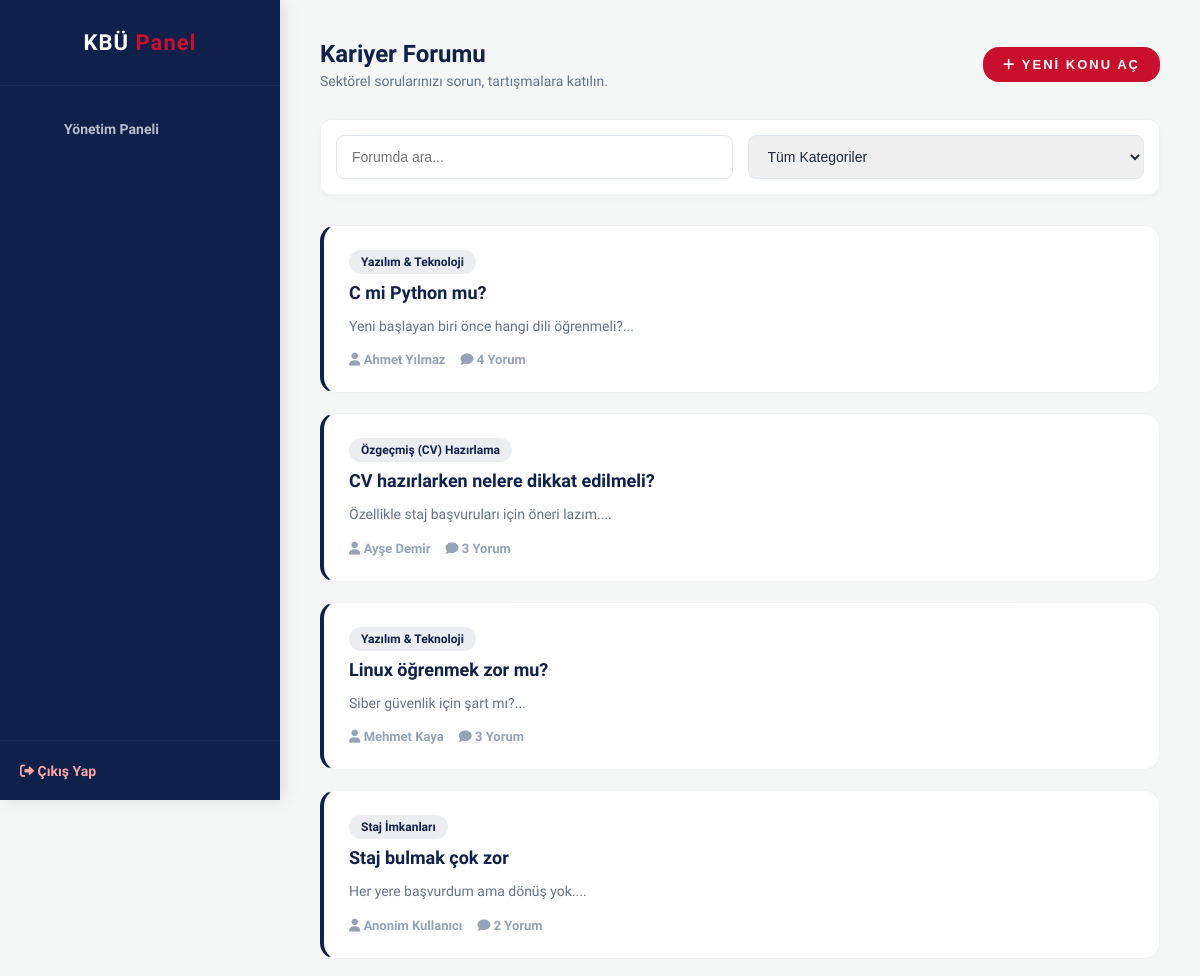
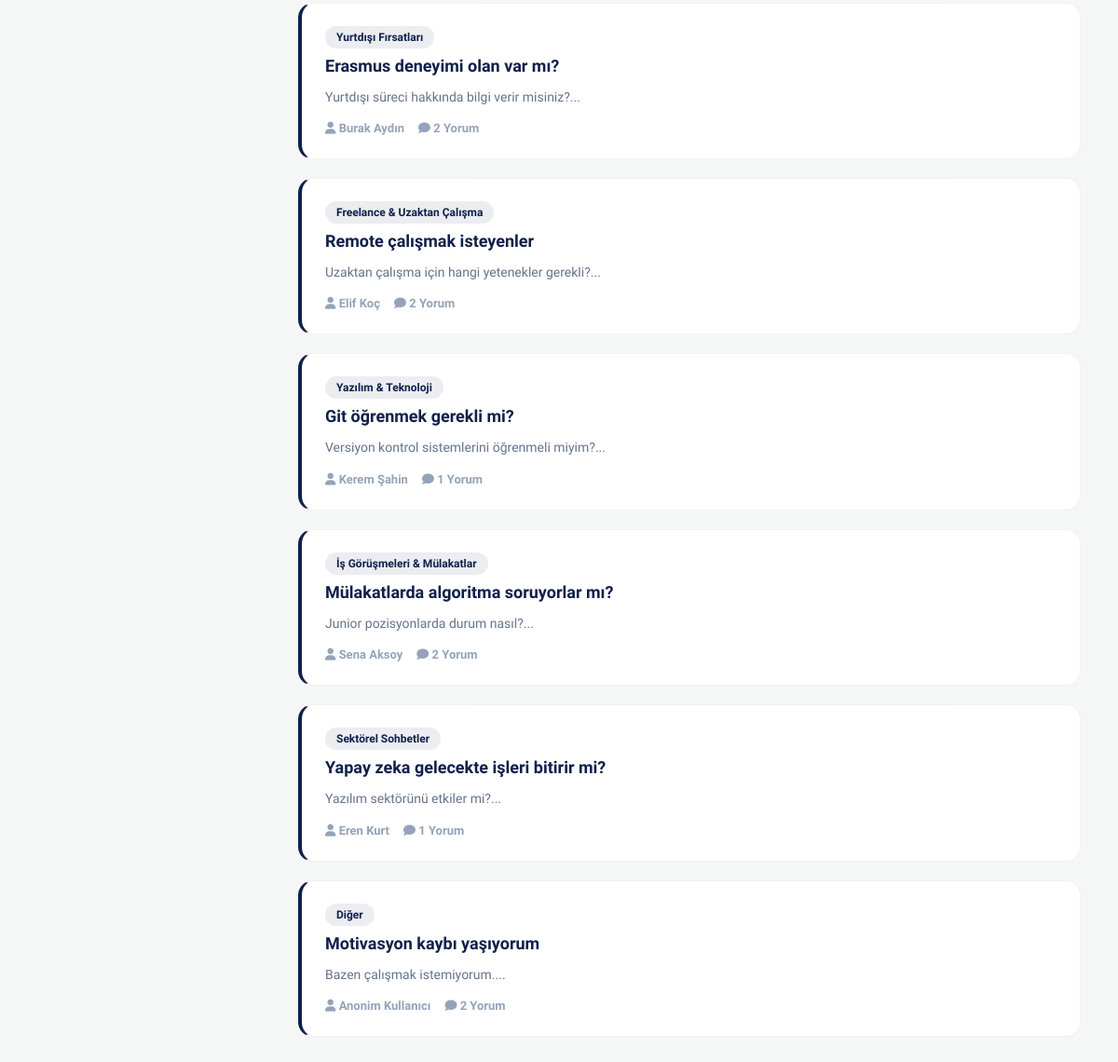
The page /kariyer_platformu/forum/forum.php (signed in) on the database its author committed (2 pictures, top to bottom).
### tables this page shows
CREATE TABLE forum_posts (
    id INT PRIMARY KEY AUTO_INCREMENT,
    user_id INT NOT NULL,
    category_id INT NOT NULL,
    title VARCHAR(255) NOT NULL,
    content TEXT NOT NULL,
    is_anonymous BOOLEAN DEFAULT FALSE,
    created_at TIMESTAMP DEFAULT CURRENT_TIMESTAMP,
    FOREIGN KEY (user_id) REFERENCES users(id) ON DELETE CASCADE,
    FOREIGN KEY (category_id) REFERENCES forum_categories(id) ON DELETE CASCADE,
    FULLTEXT(title, content)
);

CREATE TABLE forum_categories (
    id INT PRIMARY KEY AUTO_INCREMENT,
    name VARCHAR(100) UNIQUE NOT NULL
);

CREATE TABLE users (
    id INT PRIMARY KEY AUTO_INCREMENT,
    first_name VARCHAR(100) NOT NULL,
    last_name VARCHAR(100) NOT NULL,
    email VARCHAR(255) UNIQUE NOT NULL,
    password VARCHAR(255) NOT NULL,
    role ENUM('student', 'graduate', 'admin') NOT NULL,
    is_verified BOOLEAN DEFAULT FALSE,
    gender ENUM('male', 'female', 'other') NULL,
    created_at TIMESTAMP DEFAULT CURRENT_TIMESTAMP
);

### kariyer_platformu/forum/forum.php (the view, shortened to what this page needs)
<?php
require_once "../includes/db.php";
$q = isset($_GET['q']) ? clean($_GET['q']) : '';
$sql = "SELECT fp.*, fc.name as category_name, u.first_name, u.last_name,
        (SELECT COUNT(*) FROM forum_comments WHERE post_id = fp.id) as comment_count
        FROM forum_posts fp
        LEFT JOIN forum_categories fc ON fp.category_id = fc.id
        LEFT JOIN users u ON fp.user_id = u.id
        WHERE 1=1";
$sql .= " ORDER BY fp.created_at DESC";
$posts = $conn->query($sql);
?>
<!DOCTYPE html>
<html lang="tr">
<head>
    <link rel="stylesheet" href="https://cdnjs.cloudflare.com/ajax/libs/font-awesome/6.0.0/css/all.min.css">
    <link rel="stylesheet" href="../assets/css/main.css">
    <link rel="stylesheet" href="../assets/css/app.css">
    <link rel="stylesheet" href="../assets/css/forum.css">
</head>
<body>
    <div class="app-container">
        <?php include '../includes/sidebar.php'; ?>
        <main class="main-content">
            <div class="page-header" style="display: flex; justify-content: space-between; align-items: center;">
                <div>
                    <h1 class="page-title">Kariyer Forumu</h1>
                    <p class="page-subtitle">Sektörel sorularınızı sorun, tartışmalara katılın.</p>
                </div>
                <button onclick="$('#postModal').slideToggle()" class="btn-primary" style="width: auto; padding: 10px 20px;">
                    <i class="fa-solid fa-plus"></i> Yeni Konu Aç
                </button>
            </div>
            <form method="GET" class="search-form">
                <input type="text" name="q" value="<?= htmlspecialchars($q) ?>" placeholder="Forumda ara...">
                <select name="cat" onchange="this.form.submit()">
                    <option value="0">Tüm Kategoriler</option>
                </select>
            </form>
            <div class="post-list">
                <?php if($posts && $posts->num_rows > 0): ?>
                    <?php while($p = $posts->fetch_assoc()): ?>
                        <div class="post-card-container" style="position: relative;">
                            <a href="post_detail.php?id=<?= $p['id'] ?>" class="post-card">
                                <span class="post-badge"><?= $p['category_name'] ?></span>
                                <h3 class="post-title"><?= htmlspecialchars($p['title']) ?></h3>
                                <p class="post-excerpt"><?= mb_substr(htmlspecialchars($p['content']),0,200) ?>...</p>
                                <div class="post-meta">
                                    <span><i class="fa-solid fa-user"></i> <?= $p['is_anonymous'] ? 'Anonim Kullanıcı' : $p['first_name'].' '.$p['last_name'] ?></span>
                                    <span><i class="fa-solid fa-comment"></i> <?= $p['comment_count'] ?> Yorum</span>
                                </div>
                            </a>
                        </div>
                    <?php endwhile; ?>
                <?php else: ?>
                    <p>Konu bulunamadı.</p>
                <?php endif; ?>
            </div>
        </main>
    </div>
</body>
</html>

### kariyer_platformu/assets/css/main.css (style rules this page uses)
:root { --kbu-lacivert: #0F204B; --kbu-kirmizi: #C8102E; --kbu-beyaz: #FFFFFF; --bg-light: #F4F7F6; --text-dark: #1E293B; --text-muted: #64748B; --card-shadow: 0 10px 30px rgba(15, 32, 75, 0.08); --font-main: 'Plus Jakarta Sans', sans-serif; --transition: all 0.3s ease; }
* { margin: 0; padding: 0; box-sizing: border-box; }
body { font-family: var(--font-main); background-color: var(--bg-light); color: var(--text-dark); min-height: 100vh; }
a { text-decoration: none; color: var(--kbu-lacivert); transition: var(--transition); }
.btn-primary { display: inline-block; width: 100%; padding: 16px; background-color: var(--kbu-kirmizi); color: white !important; border: none; border-radius: 16px; font-weight: 800; font-size: 13px; text-transform: uppercase; letter-spacing: 2px; cursor: pointer; transition: var(--transition); text-align: center; }

### kariyer_platformu/assets/css/app.css (style rules this page uses)
.app-container { display: flex; min-height: 100vh; background-color: var(--bg-light); }
.main-content { flex: 1; margin-left: 280px; padding: 40px; }
.page-header { margin-bottom: 30px; }
.page-title { color: var(--kbu-lacivert); font-size: 24px; margin-bottom: 5px; }
.page-subtitle { color: var(--text-muted); font-size: 14px; }

### kariyer_platformu/assets/css/forum.css (style rules this page uses)
.search-form { display: flex; gap: 15px; margin-bottom: 30px; background: white; padding: 15px; border-radius: 12px; border: 1px solid rgba(0,0,0,0.05); box-shadow: 0 4px 6px rgba(0,0,0,0.02); }
.search-form input, .search-form select { flex: 1; border-radius: 8px; border: 1px solid #e2e8f0; padding: 12px 15px; outline: none; font-size: 14px; color: var(--text-main); transition: border-color 0.3s; }
.post-card { background: white; border-radius: 16px; padding: 25px; margin-bottom: 20px; border: 1px solid rgba(0,0,0,0.05); border-left: 4px solid var(--kbu-lacivert); transition: all 0.3s ease; display: block; text-decoration: none; color: inherit; }
.post-badge { background: rgba(15, 32, 75, 0.08); color: var(--kbu-lacivert); padding: 5px 12px; border-radius: 20px; font-size: 12px; font-weight: 700; }
.post-title { font-size: 18px; color: var(--kbu-lacivert); margin: 12px 0; font-weight: 800; }
.post-excerpt { color: var(--text-muted); font-size: 14px; margin-bottom: 15px; line-height: 1.6; }
.post-meta { font-size: 13px; color: #94a3b8; display: flex; gap: 15px; align-items: center; font-weight: 600; }

### rows shown on the page
forum_posts: category.name "Yazılım & Teknoloji", title "C mi Python mu?", content "Yeni başlayan biri önce hangi dili öğrenmeli?", user.first_name "Ahmet", user.last_name "Yılmaz", comment_count "4"
forum_posts: category.name "Özgeçmiş (CV) Hazırlama", title "CV hazırlarken nelere dikkat edilmeli?", content "Özellikle staj başvuruları için öneri lazım.", user.first_name "Ayşe", user.last_name "Demir", comment_count "3"
forum_posts: category.name "Yazılım & Teknoloji", title "Linux öğrenmek zor mu?", content "Siber güvenlik için şart mı?", user.first_name "Mehmet", user.last_name "Kaya", comment_count "3"
forum_posts: category.name "Staj İmkanları", title "Staj bulmak çok zor", content "Her yere başvurdum ama dönüş yok.", is_anonymous "Anonim Kullanıcı", comment_count "2"
forum_posts: category.name "Yurtdışı Fırsatları", title "Erasmus deneyimi olan var mı?", content "Yurtdışı süreci hakkında bilgi verir misiniz?", user.first_name "Burak", user.last_name "Aydın", comment_count "2"
forum_posts: category.name "Freelance & Uzaktan Çalışma", title "Remote çalışmak isteyenler", content "Uzaktan çalışma için hangi yetenekler gerekli?", user.first_name "Elif", user.last_name "Koç", comment_count "2"
forum_posts: category.name "Yazılım & Teknoloji", title "Git öğrenmek gerekli mi?", content "Versiyon kontrol sistemlerini öğrenmeli miyim?", user.first_name "Kerem", user.last_name "Şahin", comment_count "1"
forum_posts: category.name "İş Görüşmeleri & Mülakatlar", title "Mülakatlarda algoritma soruyorlar mı?", content "Junior pozisyonlarda durum nasıl?", user.first_name "Sena", user.last_name "Aksoy", comment_count "2"
forum_posts: category.name "Sektörel Sohbetler", title "Yapay zeka gelecekte işleri bitirir mi?", content "Yazılım sektörünü etkiler mi?", user.first_name "Eren", user.last_name "Kurt", comment_count "1"
forum_posts: category.name "Diğer", title "Motivasyon kaybı yaşıyorum", content "Bazen çalışmak istemiyorum.", is_anonymous "Anonim Kullanıcı", comment_count "2"
